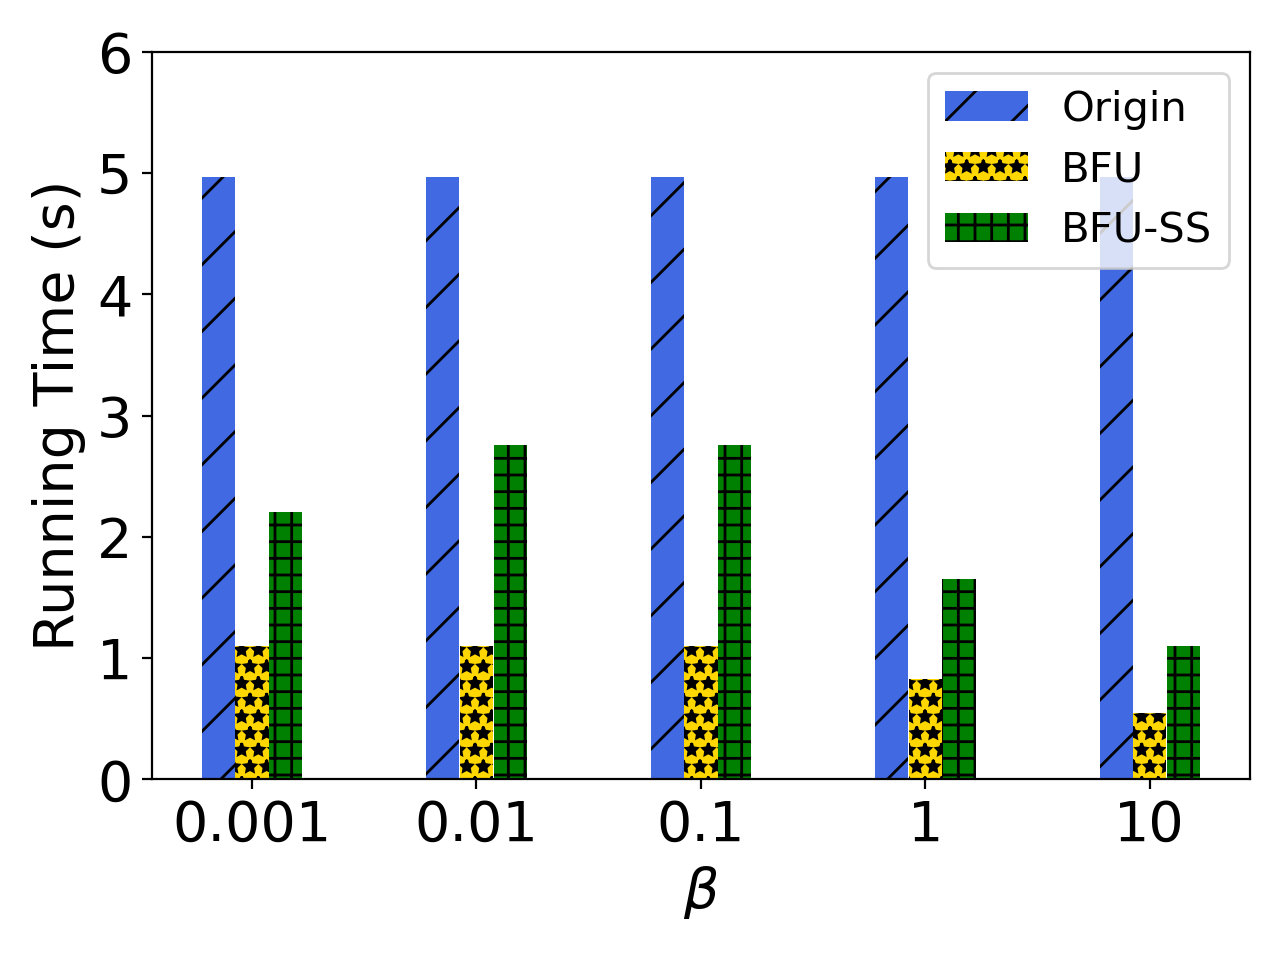

Here is the Python script that generated this plot:
import matplotlib.pyplot as plt
import numpy as np

# user num = 50
labels = ['0.001', '0.01', '0.1', '1', '10']

unl_fr = [1*2*0.9*2.76, 1*2*0.9*2.76, 1*2*0.9*2.76, 1*2*0.9*2.76, 1*2*0.9*2.76]
unl_br = [0.1*4*2.76, 0.1*4*2.76, 0.1*4*2.76, 0.1*3*2.76, 0.1*2*2.76]
unl_self_r = [0.2*4*2.76, 0.2*5*2.76, 0.2*5*2.76, 0.2*3*2.76, 0.2*2*2.76]
unl_hess_r = [1*2*2.76,  1*2*2.76, 2*2.76, 2*2.76, 2*2.76]

x = np.arange(len(labels))  # the label locations
width = 0.6  # the width of the bars
# no_noise = np.around(no_noise,0)
# samping = np.around(samping,0)
# ldp = np.around(ldp,0)


plt.subplots()
plt.bar(x - width / 4, unl_fr, width=0.148, label='Origin', color='royalblue',  hatch='/')
plt.bar(x - 0, unl_br, width=0.148, label='BFU', color='gold', hatch='**')
plt.bar(x + width / 4, unl_self_r, width=0.148, label='BFU-SS', color='green', hatch='++')

#plt.bar(x + width / 2 - width / 8, unl_hess_r, width=0.148, label='HFU', hatch='-')
# Add some text for labels, title and custom x-axis tick labels, etc.
plt.ylabel('Running Time (s)', fontsize=20)
# ax.set_title('Performance of Different Users n')
plt.xticks(x, labels, fontsize=20)
# ax.set_xticklabels(labels,fontsize=15)

my_y_ticks = np.arange(0, 7, 1)
plt.yticks(my_y_ticks, fontsize=20)
# ax.set_yticklabels(my_y_ticks,fontsize=15)

plt.xlabel('$\\beta$' ,fontsize=20)

plt.legend(loc='upper right', fontsize=15)

# ax.bar_label(rects1, padding=1)
# ax.bar_label(rects2, padding=3)
# ax.bar_label(rects3, padding=3)

plt.tight_layout()

plt.rcParams['figure.figsize'] = (2.0, 1)
plt.rcParams['image.interpolation'] = 'nearest'
plt.rcParams['figure.subplot.left'] = 0.11
plt.rcParams['figure.subplot.bottom'] = 0.08
plt.rcParams['figure.subplot.right'] = 0.977
plt.rcParams['figure.subplot.top'] = 0.969
plt.savefig('cifar_client_rt_ur_bar.png', dpi=200)
plt.show()
